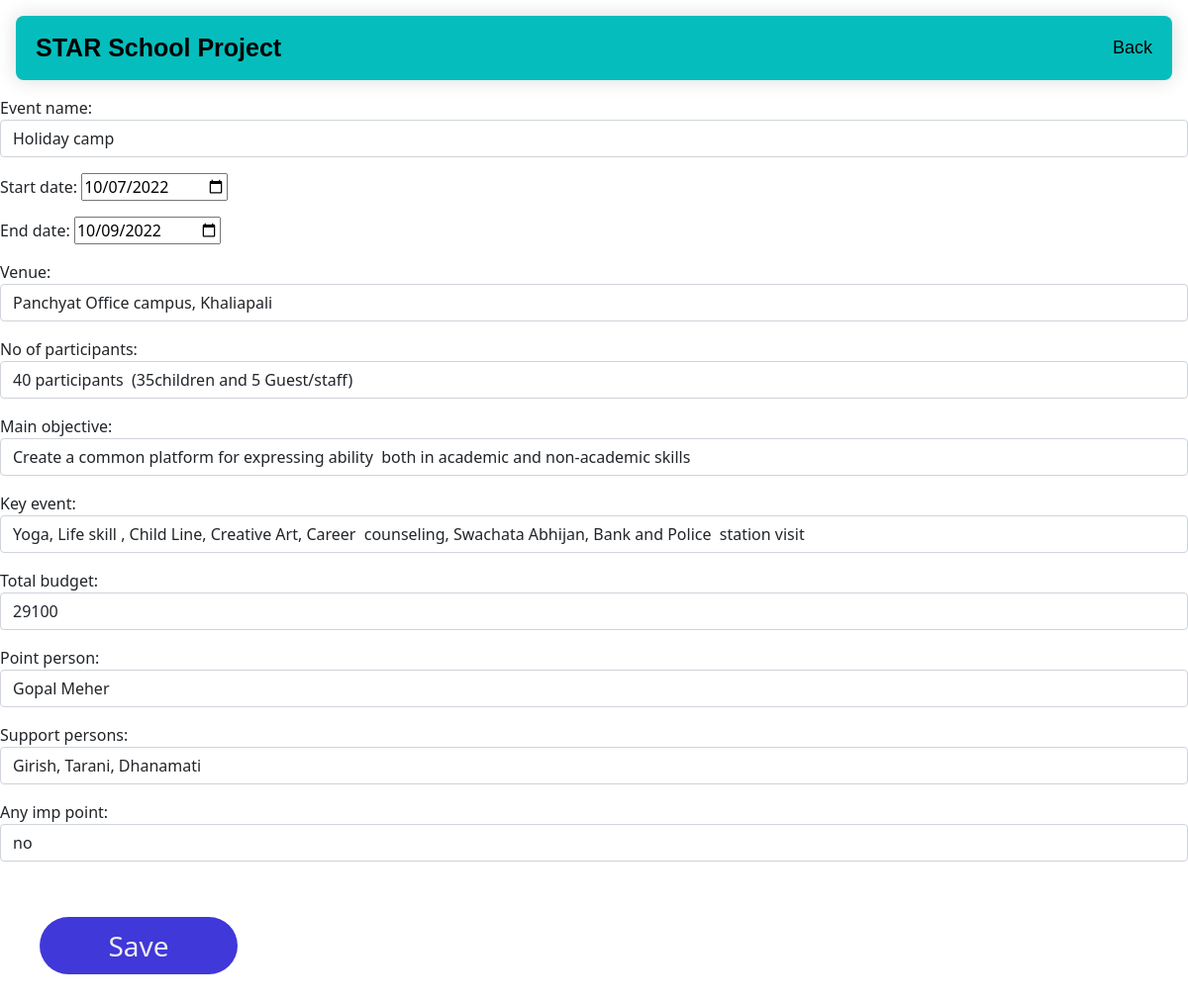
/ycda/update-event-plan/1/ (signed in), run on the app's committed database.
### myAPP/models.py (models this page shows, shortened)
class Project_DIP(models.Model):
 project_name=models.CharField(max_length=200)
 category_id = models.ForeignKey("Project_Category", on_delete=models.CASCADE)
 assigned_to = models.ForeignKey(User, on_delete=models.CASCADE)
 budget = models.CharField(max_length=200)
 start_date = models.DateField()
 end_date = models.DateField()
 period = models.IntegerField()
 donor_name=models.CharField(max_length=200)
 created_at = models.DateTimeField('created at', auto_now_add=True)
 updated_at = models.DateTimeField('updated at', auto_now=True)

class Event_Plan(models.Model):
 project_id= models.ForeignKey("Project_DIP", on_delete=models.CASCADE)
 event_name=models.CharField(max_length=200)
 start_date= models.DateField()
 end_date= models.DateField()
 venue=models.CharField(max_length=200)
 no_of_participants=models.CharField(max_length=200)
 main_objective=models.CharField(max_length=200)
 key_event=models.CharField(max_length=200)
 total_budget=models.CharField(max_length=100)
 point_person=models.CharField(max_length=200)
 support_persons=models.CharField(max_length=200)
 any_imp_point=models.CharField(max_length=200,null=True)
 remarks=models.CharField(max_length=200,null=True,blank=True)
 is_submited = models.BooleanField(default=False)
 is_approved = models.BooleanField(default=False)
 is_rejected = models.BooleanField(default=False)
 created_at = models.DateTimeField('created at', auto_now_add=True)
 updated_at = models.DateTimeField('updated at', auto_now=True)

### myAPP/views.py (the view, shortened to what this page needs)
# urls.py: path('update-event-plan/<int:pk>/',update_event,name='update_event'),
@login_required(login_url='login')
def update_event(request,pk):
      event = get_object_or_404(Event_Plan, id=pk)
      project = get_object_or_404(Project_DIP, id=event.project_id.id)
      form = eventForm(instance=event)
      return render(request,'myAPP/getdataEvent.html',{'data': form,'project':project})

### myAPP/templates/myAPP/getdataEvent.html (shortened to what this page needs)
{% extends 'myAPP/dip_by_id.html' %}
{% block content %}
<link href="https://cdn.jsdelivr.net/npm/bootstrap@5.0.2/dist/css/bootstrap.min.css" rel="stylesheet">
<body>
  <div class="form-group">
    <form  method="POST">
      {{data.as_p}}
      <input class='button' type="submit" value="Save">
    </form>
  </div>
  </body>
{% endblock  %}

### myAPP/templates/myAPP/dip_by_id.html (shortened to what this page needs)
{% load static %}
<!DOCTYPE html>
<html lang="en">
  <head>
    <link rel="stylesheet" href="{% static 'css/style.css' %}">
  </head>
  <body>
    <div class="header">
      <a class="logo">{{ project.project_name}}</a>
      <div class="header-right">
        <a href="{% url 'myAPP:index6' project.id %}" class=sel>Back</a>
      </div>
    </div>
    <div id="body">
      {% block content %}{% endblock %}
    </div>
  </body>
  </html>

### myAPP/static/css/style.css (style rules this page uses)
.header { border-radius: 1vh; margin: 2vh; overflow:hidden; background-color:rgb(5, 189, 189); padding:1vh; min-width:200px; box-shadow: 0 0 20px rgba(0, 0, 0, 0.15); }
.header a { float: left; color: black; text-align: center; padding: 12px; text-decoration: none; font-size: 18px; font-family: sans-serif; line-height: 25px; border-radius: 4px; }
.header a.logo { font-size: 25px; font-weight: bold; }
.header-right { float: right; }
.button { display:inline-block; background-color: #4038d8; border-radius: 10vh; border: 2vh; color: #eeeeee; text-align: center; font-size: 28px; padding:1vh; width: 200px; -webkit-transition: all 0.5s; -moz-transition: all 0.5s; -o-transition: all 0.5s; transition: all 0.5s; cursor: pointer; margin:5vh; }

### data on the page
Project_DIP: project_name "STAR School Project"
Event_Plan: event_name "Holiday camp", start_date "10/07/2022", end_date "10/09/2022", venue "Panchyat Office campus, Khaliapali", no_of_participants "40 participants (35children and 5 Guest/staff)", main_objective "Create a common platform for expressing ability both in academic and non-academic skills", key_event "Yoga, Life skill , Child Line, Creative Art, Career counseling, Swachata Abhijan, Bank and Police station visit", total_budget "29100", point_person "Gopal Meher", support_persons "Girish, Tarani, Dhanamati", any_imp_point "no"
